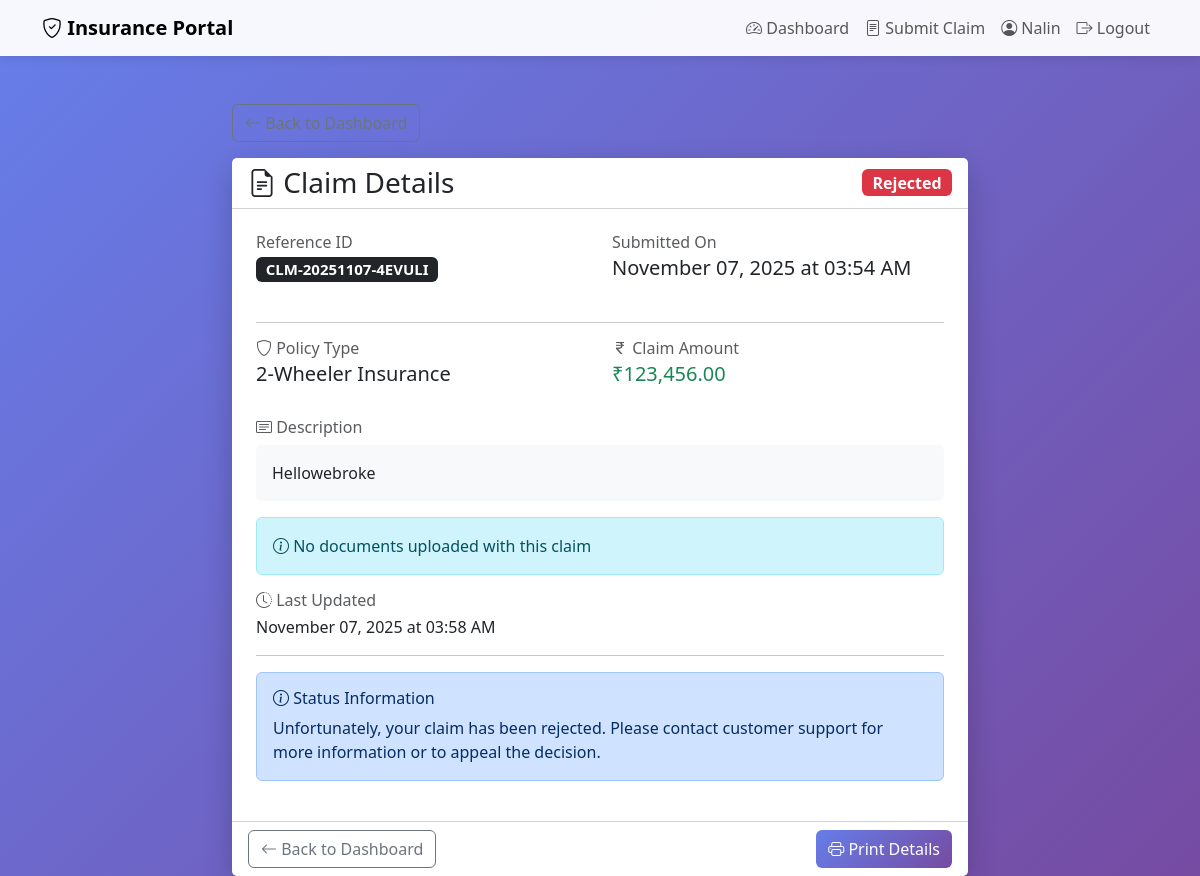
Screenshot of /claim/CLM-20251107-4EVULI (signed in) with the database file from the repository.
### app.py (models this page shows)
class Claim(db.Model):
    id = db.Column(db.Integer, primary_key=True)
    reference_id = db.Column(db.String(20), unique=True, nullable=False)
    user_id = db.Column(db.Integer, db.ForeignKey('user.id'), nullable=False)
    policy_type = db.Column(db.String(50), nullable=False)
    claim_amount = db.Column(db.Float, nullable=False)
    description = db.Column(db.Text, nullable=False)
    document_path = db.Column(db.String(200))
    status = db.Column(db.String(20), default='Pending')
    reviewed_by = db.Column(db.Integer, db.ForeignKey('agent.id'))
    review_notes = db.Column(db.Text)
    submitted_at = db.Column(db.DateTime, default=datetime.utcnow)
    updated_at = db.Column(db.DateTime, default=datetime.utcnow, onupdate=datetime.utcnow)

### app.py (the view)
@app.route('/claim/<reference_id>')
@login_required
def view_claim(reference_id):
    claim = Claim.query.filter_by(reference_id=reference_id, user_id=session['user_id']).first()
    if not claim:
        flash('Claim not found.', 'danger')
        return redirect(url_for('dashboard'))
    return render_template('view_claim.html', claim=claim)

### app.py (called while the page is built)
def login_required(f):
    @wraps(f)
    def decorated_function(*args, **kwargs):
        if 'user_id' not in session:
            flash('Please login first.', 'warning')
            return redirect(url_for('login'))
        return f(*args, **kwargs)
    return decorated_function

### templates/view_claim.html (shortened to what this page needs)
{% extends "base.html" %}
{% block content %}
<div class="row justify-content-center">
    <div class="col-md-10 col-lg-8">
        <div class="mb-3">
            <a href="{{ url_for('dashboard') }}" class="btn btn-outline-secondary">
                <i class="bi bi-arrow-left"></i> Back to Dashboard
            </a>
        </div>
        <div class="card">
            <div class="card-header bg-white">
                <div class="d-flex justify-content-between align-items-center">
                    <h3 class="mb-0">
                        <i class="bi bi-file-earmark-text"></i> Claim Details
                    </h3>
                    {% if claim.status == 'Pending' %}
                        <span class="badge bg-warning fs-6">{{ claim.status }}</span>
                    {% elif claim.status == 'Approved' %}
                        <span class="badge bg-success fs-6">{{ claim.status }}</span>
                    {% elif claim.status == 'Rejected' %}
                        <span class="badge bg-danger fs-6">{{ claim.status }}</span>
                    {% else %}
                        <span class="badge bg-info fs-6">{{ claim.status }}</span>
                    {% endif %}
                </div>
            </div>
            <div class="card-body p-4">
                <div class="row mb-4">
                    <div class="col-md-6">
                        <div class="mb-3">
                            <h6 class="text-muted mb-1">Reference ID</h6>
                            <h5>
                                <span class="badge bg-dark">{{ claim.reference_id }}</span>
                            </h5>
                        </div>
                    </div>
                    <div class="col-md-6">
                        <div class="mb-3">
                            <h6 class="text-muted mb-1">Submitted On</h6>
                            <h5>{{ claim.submitted_at.strftime('%B %d, %Y at %I:%M %p') }}</h5>
                        </div>
                    </div>
                </div>
                <hr>
                <div class="row mb-3">
                    <div class="col-md-6">
                        <div class="mb-3">
                            <h6 class="text-muted mb-1">
                                <i class="bi bi-shield"></i> Policy Type
                            </h6>
                            <p class="h5">{{ claim.policy_type }}</p>
                        </div>
                    </div>
                    <div class="col-md-6">
                        <div class="mb-3">
                            <h6 class="text-muted mb-1">
                                <i class="bi bi-currency-rupee"></i> Claim Amount
                            </h6>
                            <p class="h5 text-success">₹{{ "{:,.2f}".format(claim.claim_amount) }}</p>
                        </div>
                    </div>
                </div>
                <div class="mb-3">
                    <h6 class="text-muted mb-2">
                        <i class="bi bi-card-text"></i> Description
                    </h6>
                    <div class="p-3 bg-light rounded">
                        <p class="mb-0">{{ claim.description }}</p>
                    </div>
                </div>
                {% if claim.document_path %}
                <div class="mb-3">
                    <h6 class="text-muted mb-2">
                        <i class="bi bi-paperclip"></i> Supporting Documents
                    </h6>
                    <div class="alert alert-success">
                        <i class="bi bi-file-earmark-check"></i>
                        Document uploaded: <strong>{{ claim.document_path }}</strong>
                    </div>
                </div>
                {% else %}
                <div class="mb-3">
                    <div class="alert alert-info">
                        <i class="bi bi-info-circle"></i> No documents uploaded with this claim
                    </div>
                </div>
                {% endif %}
                <div class="mb-3">
                    <h6 class="text-muted mb-1">
                        <i class="bi bi-clock-history"></i> Last Updated
                    </h6>
                    <p>{{ claim.updated_at.strftime('%B %d, %Y at %I:%M %p') }}</p>
                </div>
                <hr>
                <div class="alert alert-primary">
                    <h6 class="alert-heading">
                        <i class="bi bi-info-circle"></i> Status Information
                    </h6>
                    {% if claim.status == 'Pending' %}
                        <p class="mb-0">Your claim is currently under review. Our team will process it within 3-5 business days. You will be notified once a decision is made.</p>
                    {% elif claim.status == 'Approved' %}
                        <p class="mb-0">Congratulations! Your claim has been approved. The claim amount will be processed and transferred to your account within 7 business days.</p>
                    {% elif claim.status == 'Rejected' %}
                        <p class="mb-0">Unfortunately, your claim has been rejected. Please contact customer support for more information or to appeal the decision.</p>
                    {% else %}
                        <p class="mb-0">Your claim status: {{ claim.status }}</p>
                    {% endif %}
                </div>
            </div>
            <div class="card-footer bg-white">
                <div class="d-flex justify-content-between">
                    <a href="{{ url_for('dashboard') }}" class="btn btn-outline-secondary">
                        <i class="bi bi-arrow-left"></i> Back to Dashboard
                    </a>
                    <button class="btn btn-primary" onclick="window.print()">
                        <i class="bi bi-printer"></i> Print Details
                    </button>
                </div>
            </div>
        </div>
    </div>
</div>
{% endblock %}

### templates/base.html (style rules this page uses)
body { background: linear-gradient(135deg, #667eea 0%, #764ba2 100%); min-height: 100vh; }
.card { border: none; border-radius: 15px; box-shadow: 0 10px 30px rgba(0,0,0,0.2); }
.btn-primary { background: linear-gradient(135deg, #667eea 0%, #764ba2 100%); border: none; }

### rows the page displays
Claim: status "Rejected", reference_id "CLM-20251107-4EVULI", submitted_at "November 07, 2025 at 03:54 AM", policy_type "2-Wheeler Insurance", claim_amount "123,456.00", description "Hellowebroke", updated_at "November 07, 2025 at 03:58 AM"

### other values shown
{{ session.username }} "Nalin"
